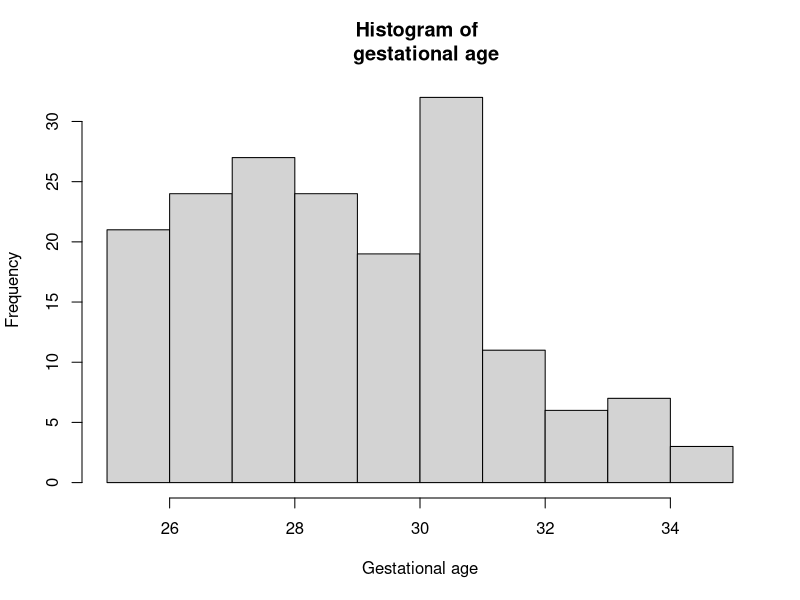

Reproduce this figure in R. (Note: this script raises an error after producing the figure.)
# Lecture 5

# Read in data
# Data: http://biostat.mc.vanderbilt.edu/wiki/pub/Main/DataSets/vlbw.html
vlbw <- read.csv("vlbw.csv", stringsAsFactors = F)
# Subset data to be more manageable for class
vlbw <- vlbw[complete.cases(vlbw), c("bwt", "gest", "sex", "twn", "pneumo")]




#####################
# One sample t-tests
#####################
# Graphically display age:
hist(vlbw$gest, xlab = "Gestational age", main = "Histogram of 
  gestational age")

# Perform a t-test for
# H0: mu = 39
# H1: mu != 39
# at alpha = 0.05
t_age <- t.test(x = vlbw$gest, mu = 39)
#Print results
t_age
# Check names
names(t_age)
# Extract p-value
pval <- t_age$p.value





#####################
# Two sample t-tests
#####################
# Does mean gestational age differ between male and female low birthweight infants?
# First, subset gestation by male and female
age_female <- vlbw$gest[vlbw$sex == "female"]
age_male <- vlbw$gest[vlbw$sex == "male"]
# Perform two sample t-test for
# H0: mu1 = mu2
# H1: mu1 != mu2
t_agesex <- t.test(age_female, age_male)


# In-class question:
# Perform a t-test for
# H0: mu1 = mu2
# H1: mu1 < mu2




#####################
# One sample test of proportion
#####################
# First make a table of values
table_pneumo <- table(vlbw$pneumo)
table_pneumo
table_pneumo <- matrix(c(127, 518), ncol = 2)

#Is the proportion of pneumothorax in low birthweight infants different than 
# 6.3%?
prop.test(table_pneumo, p = 0.063)





#####################
# Two sample test of proportion
#####################
# Get a table of twin status by pneumothorax
table_pneumo <- table(twin = vlbw$twn, pneumo = vlbw$pneumo)
table_pneumo
# Reformat results
table_pneumo <- matrix(c(95, 32, 415, 102), ncol = 2)
colnames(table_pneumo) <- c("Pneumo", "No pneumo")
rownames(table_pneumo) <- c("Not twin", "Twin")


# In-class question:
# Test whether the proportion of pneumothorax differs between twins and singleton
  #births






#####################
# Chi-squared test
#####################
# Is sex associated with being a twin in low birthweight infants?
chsq_surgery <- chisq.test(vlbw$sex, vlbw$twn)

# In-class question:
# Extract out the p-value from the chi-squared test








#####################
# Relative risk/ risk ratio and odds ratio
#####################
epi_pneumo <- epitab(table_pneumo, method = "riskratio")
epi_pneumo


# In-class question:
# Extract out the odds ratio and its corresponding confidence interval









#####################
# Power calculations
#####################
# Compute power when 
# - The difference in means is 0.1
# - The standard deviation is 1
# - We want 90% power
power.t.test(delta = 0.1, power = 0.9, type = "two.sample", alternative = 
  "two.sided")


# In-class question:
#What would our power to detect a difference between two means if
#- The difference in means is 15
#- The standard deviation is 10
#- The sample size in each group is 10
